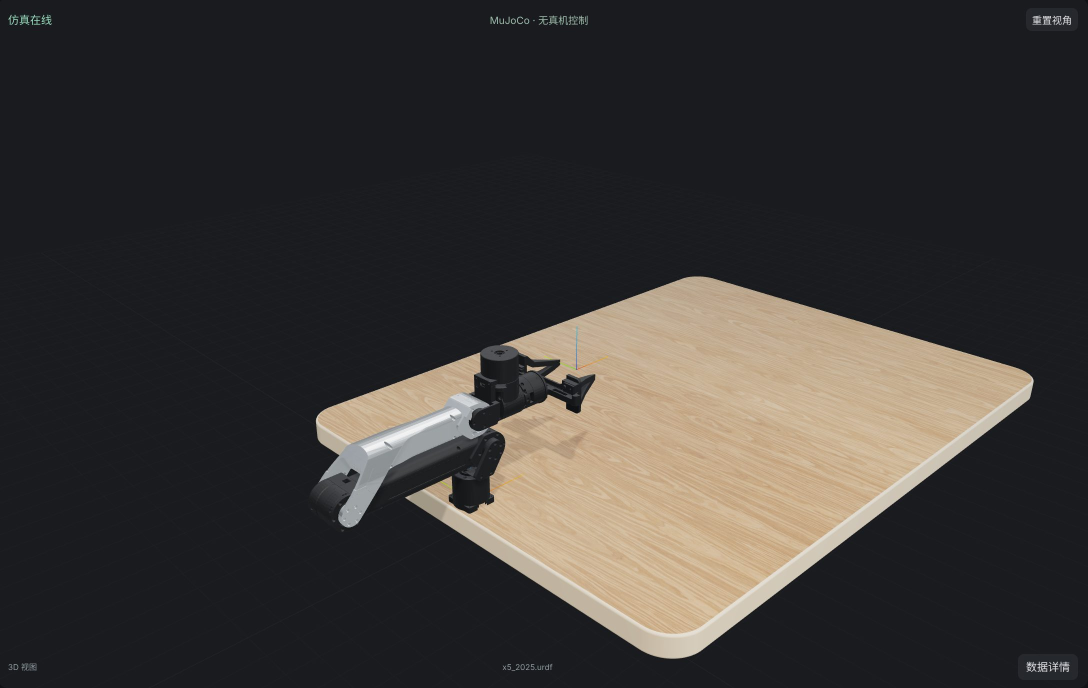
#> input picture apps/site/assets/scene.jpg, 2176 x 1376 px (shown at 1/2 size)
$ python -i rgb_cube_detector.py   (imports and definitions only)
#> lines starting #> are read from the running program, lines starting #| are printed output that depends on the picture; after the words box and inside, x2 and y2 are one past the last pixel; in counts of white or black regions, pixels touching at a corner belong together
"""RGB-only detector for colored, square tabletop cubes."""

from __future__ import annotations

from dataclasses import dataclass
import math
import time
from typing import Any

import cv2
import numpy as np


@dataclass(frozen=True)
class BackgroundRegion:
    """One connected change region in the configured tabletop ROI."""

    bbox_px: tuple[int, int, int, int]
    center_px: tuple[float, float]
    corners_px: tuple[tuple[float, float], ...]
    area_px: float
    rectangularity: float
    aspect_ratio: float
    score: float
    accepted: bool
    rejection: str | None = None

    # [15 lines left out: function as_dict, not called in this run]


class TableBackgroundModel:
    """Explicit, frozen empty-table background with candidate extraction.

    The model is intentionally never updated during normal tracking. A caller
    must request a new capture, which prevents a stationary cube from being
    absorbed into the background.
    """

    def __init__(self, *, downsample: int = 2, capture_frames: int = 24) -> None:
        self.downsample = max(1, int(downsample))
        self.default_capture_frames = max(8, int(capture_frames))
        self._model: np.ndarray | None = None
        self._samples: list[np.ndarray] = []
        self._capture_remaining = 0
        self._capture_target = 0
        self._shape: tuple[int, int] | None = None
        self._roi_signature: tuple[float, ...] | None = None
        self._last_regions: tuple[BackgroundRegion, ...] = ()
        self._last_changed_pixels = 0
        self._frames_since_capture = 0

    @property
    def ready(self) -> bool:
        return self._model is not None

    # [40 lines left out: functions reset, request_capture, _set_roi_signature, not called in this run]

    def status(self) -> dict[str, Any]:
        if self._capture_remaining > 0:
            state = "capturing"
        elif self._model is not None:
            state = "ready"
        else:
            state = "missing"
        return {
            "state": state,
            "ready": self._model is not None,
            "capture_remaining": self._capture_remaining,
            "capture_target": self._capture_target,
            "frames_since_capture": self._frames_since_capture,
            "changed_pixels": self._last_changed_pixels,
            "candidate_count": len(self._last_regions),
            "regions": [region.as_dict() for region in self._last_regions],
        }

    # [153 lines left out: functions _gray, _roi_mask, _regions_from_mask, update, not called in this run]


@dataclass(frozen=True)
class CubeDetection:
    status: str
    center_px: tuple[float, float] | None = None
    corners_px: tuple[tuple[float, float], ...] = ()
    axis_px: tuple[float, float] | None = None
    size_px: float | None = None
    confidence: float = 0.0
    timestamp: float = 0.0
    color: str | None = None

    def as_dict(self) -> dict[str, Any]:
        result: dict[str, Any] = {
            "type": "cube_detection",
            "status": self.status,
            "confidence": round(float(self.confidence), 4),
            "timestamp": float(self.timestamp),
        }
        if self.center_px is not None:
            result["center_px"] = [round(float(value), 2) for value in self.center_px]
        if self.corners_px:
            result["corners_px"] = [
                [round(float(value), 2) for value in corner]
                for corner in self.corners_px
            ]
        if self.axis_px is not None:
            result["axis_px"] = [round(float(value), 5) for value in self.axis_px]
        if self.size_px is not None:
            result["size_px"] = round(float(self.size_px), 3)
        if self.color is not None:
            result["color"] = self.color
        return result


@dataclass
class _CandidateTrack:
    candidate_id: str
    detection: CubeDetection
    missed: int = 0
    observed_streak: int = 1
    observed_frames: int = 1


class CubeTracker:
    """Adaptive low-pass tracker with short occlusion retention."""

    def __init__(self, *, alpha: float = 0.35, max_missed: int = 12) -> None:
        self.alpha = float(np.clip(alpha, 0.05, 1.0))
        self.max_missed = max(1, int(max_missed))
        self._missed = 0
        self._last: CubeDetection | None = None

    @staticmethod
    def _blend(old: np.ndarray, new: np.ndarray, alpha: float) -> np.ndarray:
        return old + (new - old) * alpha

    # [18 lines left out: function _motion_alpha, not called in this run]

    def update(self, detection: CubeDetection | None, timestamp: float) -> CubeDetection:
        if detection is not None:
            self._missed = 0
            if self._last is None:
                filtered = detection
            else:
                old = self._last
                motion_alpha = self._motion_alpha(old, detection)
                old_axis = np.asarray(old.axis_px, dtype=np.float64)
                raw_axis = np.asarray(detection.axis_px, dtype=np.float64)
                equivalent_axes = (
                    raw_axis,
                    -raw_axis,
                    np.asarray((-raw_axis[1], raw_axis[0])),
                    np.asarray((raw_axis[1], -raw_axis[0])),
                )
                aligned_axis = max(equivalent_axes, key=lambda value: float(value @ old_axis))
                center = self._blend(
                    np.asarray(old.center_px, dtype=np.float64),
                    np.asarray(detection.center_px, dtype=np.float64),
                    motion_alpha,
                )
                corners = self._blend(
                    np.asarray(old.corners_px, dtype=np.float64),
                    np.asarray(detection.corners_px, dtype=np.float64),
                    motion_alpha,
                )
                axis = self._blend(
                    old_axis,
                    aligned_axis,
                    min(motion_alpha, self.alpha),
                )
                axis /= max(float(np.linalg.norm(axis)), 1e-9)
                filtered = CubeDetection(
                    status="tracking",
                    center_px=(float(center[0]), float(center[1])),
                    corners_px=tuple((float(x), float(y)) for x, y in corners),
                    axis_px=(float(axis[0]), float(axis[1])),
                    size_px=float(old.size_px + (detection.size_px - old.size_px) * motion_alpha),
                    confidence=float(old.confidence + (detection.confidence - old.confidence) * self.alpha),
                    timestamp=timestamp,
                    color=detection.color or old.color,
                )
            self._last = filtered
            return filtered

        if self._last is not None:
            self._missed += 1
            if self._missed <= self.max_missed:
                return CubeDetection(
                    status="occluded",
                    center_px=self._last.center_px,
                    corners_px=self._last.corners_px,
                    axis_px=self._last.axis_px,
                    size_px=self._last.size_px,
                    confidence=max(0.0, self._last.confidence * 0.92),
                    timestamp=timestamp,
                    color=self._last.color,
                )
            self._last = None
        return CubeDetection(status="lost", timestamp=timestamp)

    # [5 lines left out: function reference_center, not called in this run]

    def reset(self) -> None:
        self._missed = 0
        self._last = None


class RgbCubeDetector:
    """Track model detections, with the legacy geometry path kept for tests."""

    def __init__(
        self,
        *,
        downsample: int = 2,
        min_area_px: float = 36.0,
        max_area_fraction: float = 0.28,
        background_required: bool = False,
        background_capture_frames: int = 24,
        require_table_roi: bool = False,
    ) -> None:
        self.downsample = max(1, int(downsample))
        self.min_area_px = float(min_area_px)
        self.max_area_fraction = float(max_area_fraction)
        self.background_required = bool(background_required)
        self.require_table_roi = bool(require_table_roi)
        self.background = TableBackgroundModel(
            downsample=self.downsample,
            capture_frames=background_capture_frames,
        )
        self.tracker = CubeTracker()
        self._candidate_tracks: dict[str, _CandidateTrack] = {}
        self._next_candidate_id = 1
        self._selected_candidate_id: str | None = None
        self._candidate_center: np.ndarray | None = None
        self._candidate_streak = 0
        self._last_timestamp = time.monotonic()
        # Keep a candidate ID through a few missed camera frames.  The D455
        # stream can briefly lose a contour when exposure or depth alignment
        # changes; rebuilding the ID makes the simulator blink and resets its
        # pose filter.
        self._candidate_max_missed = 12

    # [16 lines left out: functions reset, request_background_capture, not called in this run]

    def background_status(self) -> dict[str, Any]:
        return self.background.status()

    # [139 lines left out: function _update_candidate_tracks, not called in this run]

    @staticmethod
    def _rgb_image(image: np.ndarray) -> np.ndarray:
        rgb = np.asarray(image)
        if rgb.ndim != 3 or rgb.shape[2] < 3:
            raise ValueError("RGB image must have shape (height, width, 3)")
        return np.ascontiguousarray(rgb[..., :3], dtype=np.uint8)

    # [249 lines left out: functions _ordered_corners, _split_elongated_contour, _detect_table_color, not called in this run]

    def _detect_once(
        self,
        image: np.ndarray,
        timestamp: float,
        roi_polygon: np.ndarray | None = None,
    ) -> CubeDetection | None:
#> called with timestamp = 1.8e+09
        rgb = self._rgb_image(image)
        step = self.downsample
        reduced = cv2.resize(
            rgb,
            (max(1, rgb.shape[1] // step), max(1, rgb.shape[0] // step)),
            interpolation=cv2.INTER_AREA,
        )
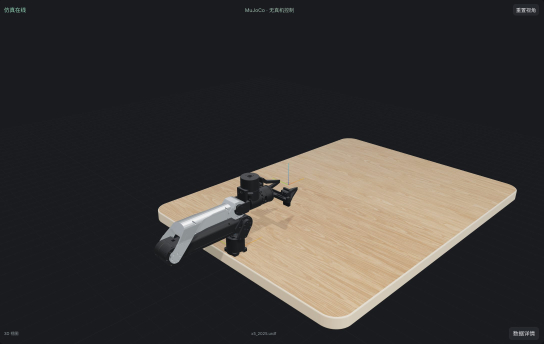
#> reduced: shape (688, 1088, 3) (shown at 1/2 size); mean R, G, B 59.4, 56.1, 54.1
        gray = cv2.cvtColor(reduced, cv2.COLOR_RGB2GRAY)
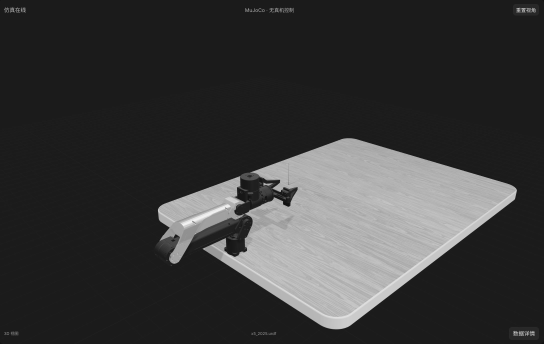
#> gray: shape (688, 1088) (shown at 1/2 size); min 14, max 246, mean 56.8
        gray = cv2.GaussianBlur(gray, (5, 5), 0)
        hsv = cv2.cvtColor(reduced, cv2.COLOR_RGB2HSV)
#> hsv: shape (688, 1088, 3); mean H, S, V 95.9, 45, 63.6
        # Black-object segmentation adapts to exposure while retaining a
        # conservative absolute ceiling for a genuinely dark cube.
        background = float(np.percentile(gray, 65.0))
#> background = 28
        threshold = min(110.0, max(30.0, background - 35.0))
#> threshold = 30
        dark_mask = cv2.threshold(gray, threshold, 255, cv2.THRESH_BINARY_INV)[1]
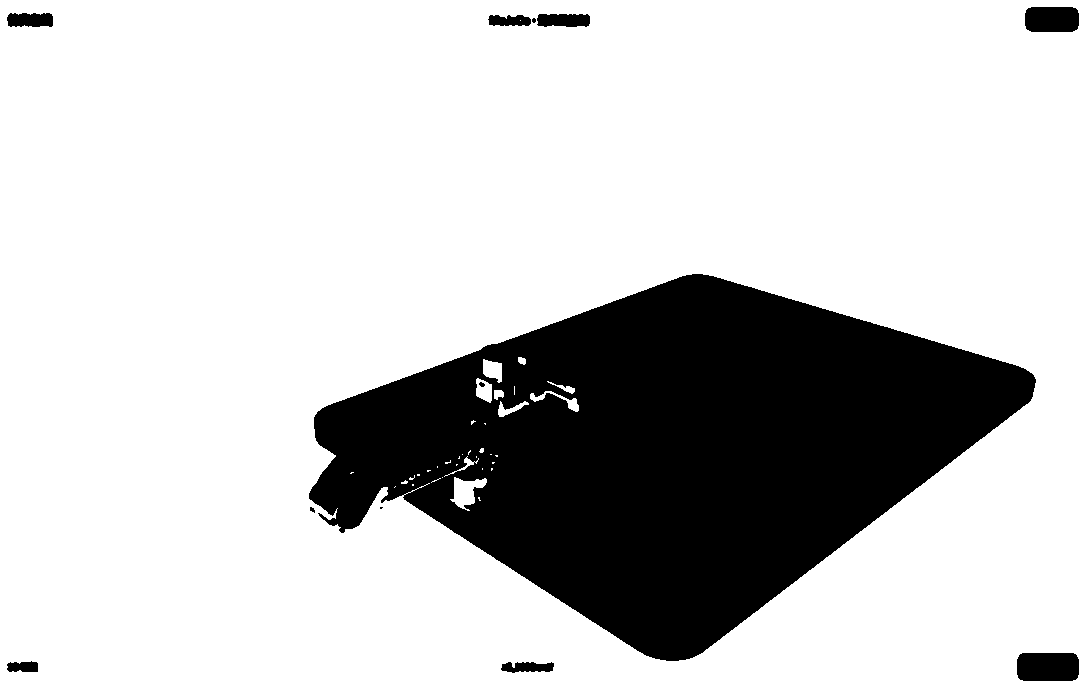
#> dark_mask: shape (688, 1088); 78.5% white; 12 black regions (3 under 20 px), largest, box (x1, y1, x2, y2) and area: (309, 274, 1036, 661) 155761, (1017, 653, 1079, 681) 1680, (1025, 7, 1079, 32) 1292
        dark_mask = cv2.bitwise_and(
            dark_mask,
            (
                (hsv[..., 1] < 115)
                | ((hsv[..., 2] < 68) & (hsv[..., 1] < 65))
            ).astype(np.uint8) * 255,
        )
#> dark_mask: shape (688, 1088); 78.5% white; 12 black regions (3 under 20 px), largest, box (x1, y1, x2, y2) and area: (309, 274, 1036, 661) 155772, (1017, 653, 1079, 681) 1680, (1025, 7, 1079, 32) 1292
        # A cube can be wood/brown rather than pure black. Detect local
        # luminance contrast as a second, color-agnostic path so the textured
        # tabletop does not have to share the cube's absolute brightness.
        local_background = cv2.GaussianBlur(gray, (0, 0), sigmaX=9.0, sigmaY=9.0)
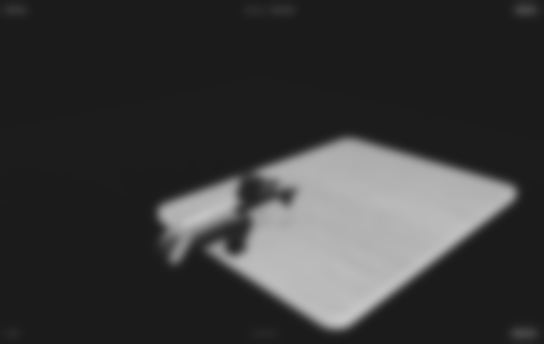
#> local_background: shape (688, 1088) (shown at 1/2 size); min 27, max 197, mean 56.7
        local_contrast = cv2.absdiff(gray, local_background)
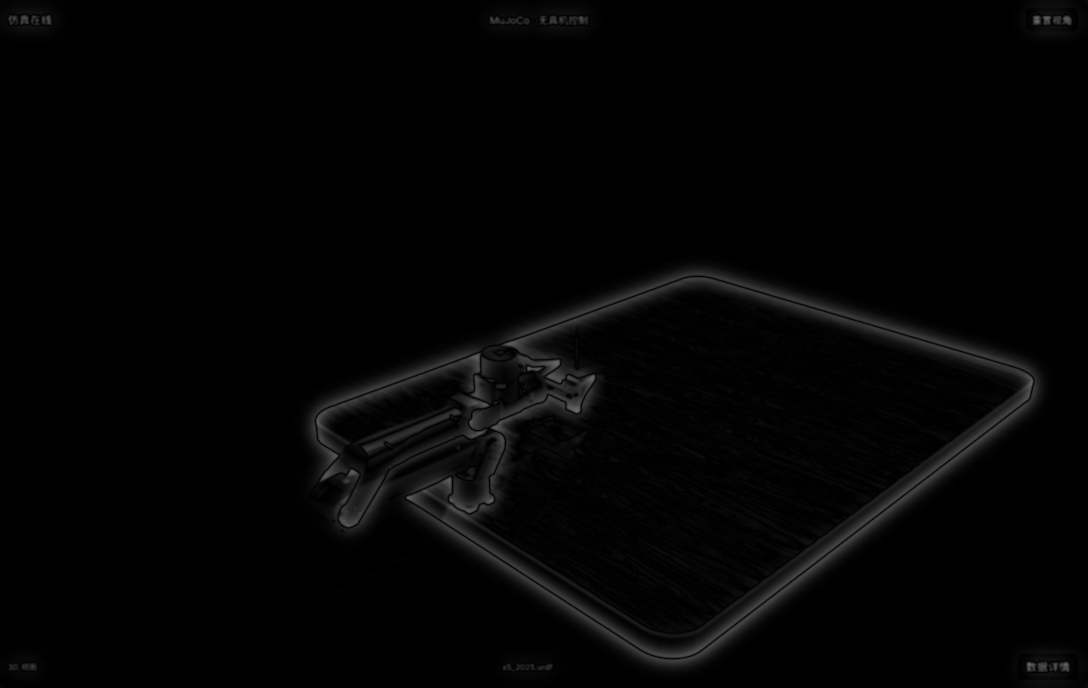
#> local_contrast: shape (688, 1088); min 0, max 107, mean 3.7
        contrast_mask = cv2.threshold(local_contrast, 16, 255, cv2.THRESH_BINARY)[1]
#> contrast_mask: shape (688, 1088); 7.3% white; 43 white regions (19 under 20 px), largest, box (x1, y1, x2, y2) and area: (306, 266, 1043, 670) 51022, (362, 408, 462, 455) 851, (1026, 661, 1070, 673) 375
        kernel = cv2.getStructuringElement(cv2.MORPH_ELLIPSE, (3, 3))

        def prepare_mask(source: np.ndarray) -> np.ndarray:
            prepared = cv2.morphologyEx(source, cv2.MORPH_OPEN, kernel)
#> prepared: shape (688, 1088); 78.4% white; 10 black regions (2 under 20 px), largest, box (x1, y1, x2, y2) and area: (309, 274, 1036, 661) 156038, (1017, 653, 1079, 681) 1680, (1025, 7, 1079, 32) 1292
#> (the rest of the program and of its run is left out)
